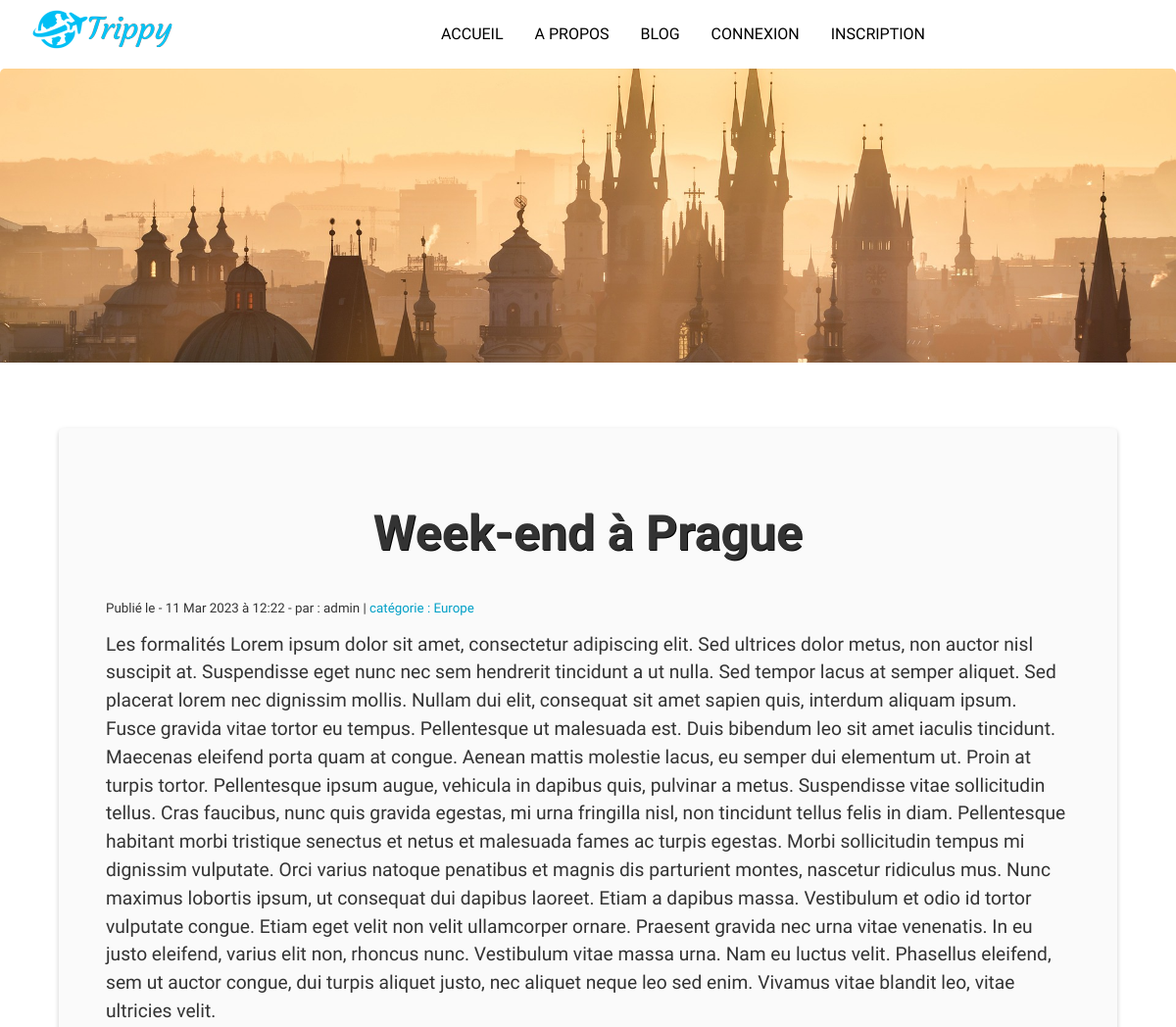
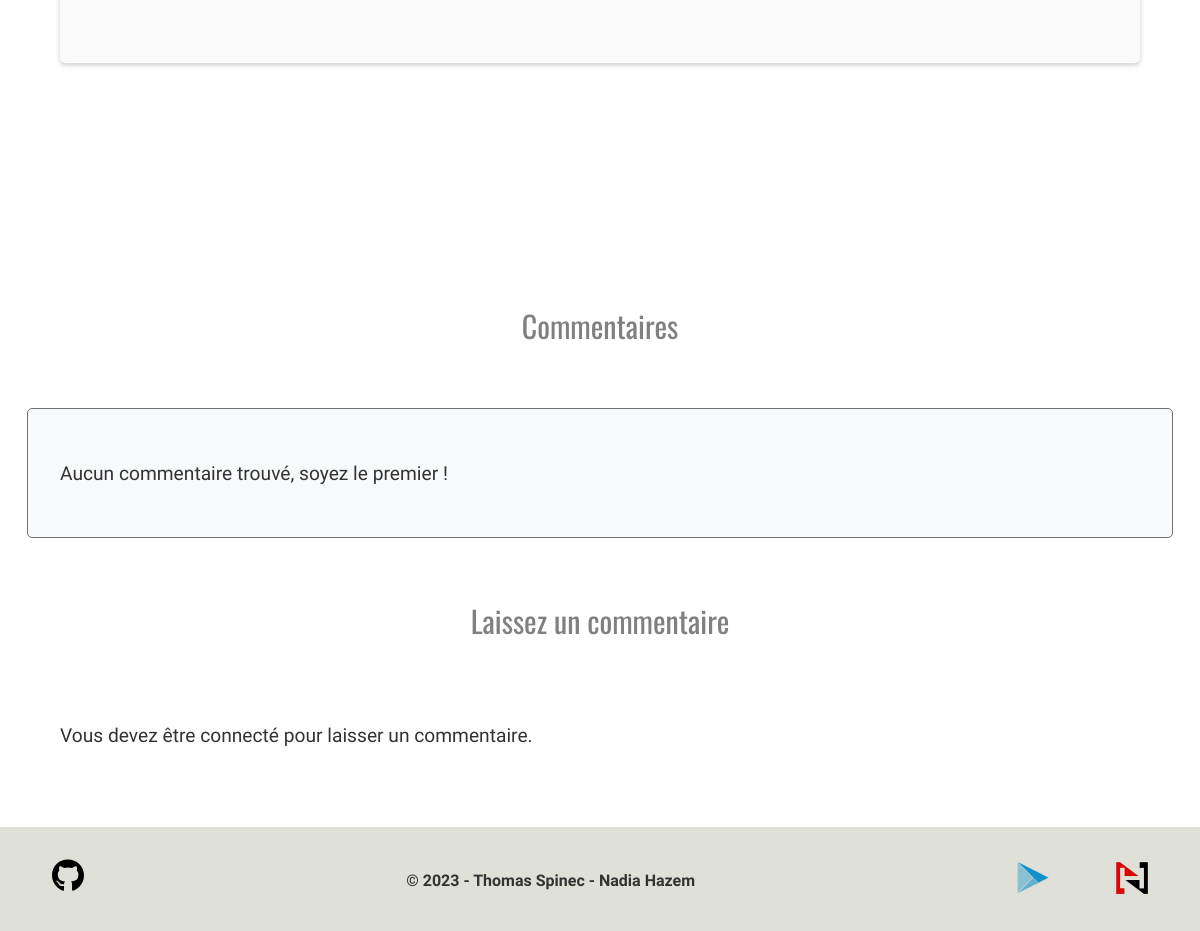
The page /article.php?id=9 on the database its author committed (2 pictures, top to bottom).
### tables this page shows
CREATE TABLE IF NOT EXISTS `articles` (
  `id` int(11) NOT NULL AUTO_INCREMENT,
  `titre` varchar(255) NOT NULL,
  `description` text NOT NULL,
  `categories` varchar(255) NOT NULL,
  `date` datetime NOT NULL,
  `id_utilisateur` int(11) NOT NULL,
  `image` text NOT NULL,
  `summary` text NOT NULL,
  `likes` int(11) NOT NULL DEFAULT '0',
  `dislikes` int(11) NOT NULL DEFAULT '0',
  PRIMARY KEY (`id`)
);

CREATE TABLE IF NOT EXISTS `utilisateurs` (
  `id` int(11) NOT NULL AUTO_INCREMENT,
  `login` varchar(255) NOT NULL,
  `password` varchar(255) NOT NULL,
  `droit` varchar(255) NOT NULL DEFAULT 'user',
  PRIMARY KEY (`id`)
);

CREATE TABLE IF NOT EXISTS `categories` (
  `id` int(11) NOT NULL AUTO_INCREMENT,
  `categorie` varchar(255) NOT NULL,
  PRIMARY KEY (`id`)
);

### assets/class/Article.php (called while the page is built, shortened)
<?php
include_once 'DbConnect.php';
class Article
{
    private $bdd;
    public function __construct(DbConnect $db)
    {
        $this->bdd = $db->getbdd();
    }
    function getArticle($id)
    {
        $id = htmlspecialchars($id);
        $request = "SELECT articles.*, DATE_FORMAT(articles.date, '- %d %b %Y à %H:%i -') as date, utilisateurs.login AS auteur, categories.categorie as categ, articles.summary
        FROM articles
        INNER JOIN utilisateurs ON articles.id_utilisateur = utilisateurs.id INNER JOIN categories ON articles.categories = categories.id
        WHERE articles.id = :id";
        $select = $this->bdd->prepare($request);
        $select->execute([
            'id' => $id
        ]);
        $article = $select->fetch(PDO::FETCH_ASSOC);
        if (!$article) {
            return null;
        } else {
            return $article;
        }
    }
}

### assets/class/DbConnect.php (called while the page is built)
<?php
class DbConnect {
    private $bdd;
    public function __construct() {
        $host = 'localhost';
        $dbname = 'blog';
        $dbuser = 'root';
        $dbpass = '';
        try {
            $this->bdd = new PDO("mysql:host=$host;dbname=$dbname;charset=utf8", $dbuser, $dbpass);
            $this->bdd->setAttribute(PDO::ATTR_ERRMODE, PDO::ERRMODE_EXCEPTION);
            $this->bdd->exec("set names utf8");
        } catch (PDOException $e) {
            echo "Erreur : " . $e->getMessage();
            die();
        }
    }
    public function getBdd() {
        return $this->bdd;
    }
}
?>

### assets/class/Comments.php (called while the page is built, shortened)
<?php
class Comments
{
    private $bdd;
    public function __construct(DbConnect $bdd)
    {
        $this->bdd = $bdd->getbdd();
    }
    public function getComments($id)
    {
        $request = "SELECT commentaires.*, DATE_FORMAT(commentaires.date, '- %d %m %Y %H:%i -') as date, utilisateurs.login AS auteur FROM commentaires INNER JOIN utilisateurs ON commentaires.id_utilisateur = utilisateurs.id WHERE commentaires.id_article = :id ORDER BY date DESC";
        $select = $this->bdd->prepare($request);
        $select->execute([
            'id' => $id,
        ]);
        $comments = $select->fetchAll(PDO::FETCH_ASSOC);
        if (!$comments) {
            return null;
        } else {
            return $comments;
        }
    }
}

### assets/class/User.php (called while the page is built, shortened)
<?php
require_once 'DbConnect.php';
class User
{
    private $id;
    public $login;
    private $password;
    public function isConnected()
    {
        if ($this->id != null && $this->login != null && $this->password != null) {
            return true;
        } else {
            return false;
        }
    }
}

### article.php (the view, shortened to what this page needs)
<?php
require_once 'assets/class/DbConnect.php';
require_once 'assets/class/User.php';
require_once 'assets/class/Article.php';
require_once 'assets/class/Comments.php';
$db = new DbConnect();
$user = new User($db);
$article = new Article($db);
$comment = new Comments($db);
?>
<!DOCTYPE html>
<html lang="fr">
<head>
    <link rel="stylesheet" href="assets/css/style.css">
</head>
<body>
    <?php include 'includes/header.php';
    if (isset($_GET['id'])) {
        $id = $_GET['id'];
    } else {
        header('Location: blog.php');
    }
    $item = $article->getArticle($id);
    $titre = $item['titre'];
    $date = $item['date'];
    $auteur = $item['auteur'];
    $categories = $item['categ'];
    $description = $item['description'];
    ?>
    <div class="wrapper">
        <main>
            <?php if (!empty($item['image'])) : ?>
                <img class="banner" src="assets/uploads/<?= $item['image'] ?>" alt="<?= $titre ?>">
            <?php endif; ?>
            <div class="container">
                <div class="article">
                    <h1><?= $titre ?></h1>
                    <small class="article-meta">Publié le <?= $date ?> par : <?= $auteur ?> | <span class="cat">catégorie : <?= $categories ?></span></small>
                    <p class="article-description"><?= $description; ?></p>
                </div>
            </div>
            <h2>Commentaires</h2>
            <section id="comments" class="container bg-light border radius p-2">
                <?php
                $comments = $comment->getComments($id);
                if ($comments !== null) {
                    foreach ($comments as $comment) :
                        $id = $comment['id'];
                        $auteur = $comment['auteur'];
                        $date = $comment['date'];
                        $commentaire = $comment['commentaire'];
                        $sujet = $comment['sujet'];
                ?>
                        <div class="comment">
                            <h3><?= $sujet ?></h3>
                            <small class="comment-meta">Publié le <?= $date ?></small>
                            <p><?= $commentaire ?></p>
                            <hr>
                        </div>
                <?php
                    endforeach;
                } else {
                    echo '<p>Aucun commentaire trouvé, soyez le premier !</p>';
                }
                ?>
            </section>
            <h2>Laissez un commentaire</h2>
            <section class="container">
                <?php
                if (!$user->isConnected()) {
                    echo '<p>Vous devez être connecté pour laisser un commentaire.</p>';
                }
                ?>
            </section>
        </main>
        <div class="push"></div>
    </div>
    <?php include 'includes/footer.php'; ?>
</body>
</html>

### assets/css/style.css (style rules this page uses)
body, html { margin: 0; padding: 0; width: 100%; font-family: "Bellota", cursive; font-size: 16px; line-height: 1.5; color: #333; background-color: #fff; }
.wrapper { min-height: 100%; background: transparent; margin-bottom: -50px; }
.footer, .push { height: 50px; }
p { font-family: "Bellota", cursive; font-size: 1.2rem; line-height: 1.5; margin-bottom: 1rem; }
h2, h3, h4, h5, h6 { font-family: "Oswald", sans-serif; font-weight: 400; margin: 0; }
h1 { font-size: 50px; font-family: "Libre Franklin", sans-serif; line-height: 50px; text-align: center; margin-bottom: 3rem; text-shadow: 1px 1px #000; }
h2 { font-size: 30px; text-align: center; color: grey; line-height: 45px; }
.bg-light { background-color: #f8f9fa; }
small { line-height: 0.5rem; }
.radius { border-radius: 5px; }
.border { border: 1px solid #6a7074; }
.p-2 { padding: 2rem !important; }
.container { display: flex; flex-direction: column; justify-content: center; margin: 5% auto; width: 90%; }
main { width: 100%; min-height: 100%; margin: 0; }
.article { display: flex; flex-direction: column; height: 100%; border-radius: 5px; margin-bottom: 5rem; padding: 3rem; background: #fafafa; box-shadow: 0 2px 5px rgba(0, 0, 0, 0.2); }
.banner { width: 100%; height: 300px; object-fit: cover; border-radius: 5px 5px 0 0; }
.article-meta { font-family: "Libre Franklin", sans-serif; }
.cat { color: #009fc6; }

### rows shown on the page
articles: image (picture), titre "Week-end à Prague", id_utilisateur.login "admin", categories.categorie "Europe", description "Les formalités Lorem ipsum dolor sit amet, consectetur adipiscing elit. Sed ultrices dolor metus, non auctor nisl suscipit at. Suspendisse eget nunc nec sem hendrerit tincidunt a ut nulla. Sed tempor lacus at semper aliquet. Sed placerat lorem nec dignissim mollis. Nullam dui elit, consequat sit amet sapien quis, interdum aliquam ipsum. Fusce gravida vitae tortor eu tempus. Pellentesque ut malesuada est. Duis bibendum leo sit amet iaculis tincidunt. Maecenas eleifend porta quam at congue. Aenean mattis molestie lacus, eu semper dui elementum ut. Proin at turpis tortor. Pellentesque ipsum augue, vehicula in dapibus quis, pulvinar a metus. Suspendisse vitae sollicitudin tellus. Cras faucibus,…"

### other values the page prints
$date "- 11 Mar 2023 à 12:22 -"
